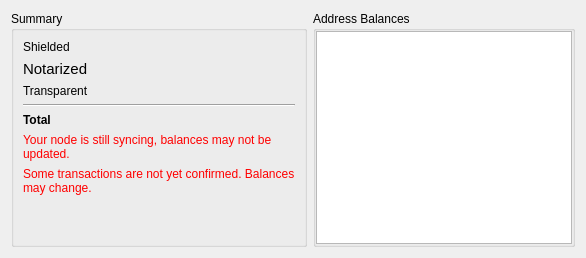
      <widget class="QWidget" name="tab">
       <attribute name="title">
        <string>Balance</string>
       </attribute>
       <layout class="QGridLayout" name="gridLayout_2">
        <item row="0" column="0">
         <layout class="QHBoxLayout" name="horizontalLayout_5">
          <item>
           <widget class="QGroupBox" name="groupBox">
            <property name="minimumSize">
             <size>
              <width>250</width>
              <height>0</height>
             </size>
            </property>
            <property name="title">
             <string>Summary</string>
            </property>
            <property name="flat">
             <bool>false</bool>
            </property>
            <layout class="QGridLayout" name="gridLayout">
             <item row="0" column="0">
              <layout class="QVBoxLayout" name="verticalLayout">
               <item>
                <layout class="QHBoxLayout" name="horizontalLayout">
                 <item>
                  <widget class="QLabel" name="label">
                   <property name="sizePolicy">
                    <sizepolicy hsizetype="Minimum" vsizetype="Preferred">
                     <horstretch>0</horstretch>
                     <verstretch>0</verstretch>
                    </sizepolicy>
                   </property>
                   <property name="text">
                    <string>Shielded</string>
                   </property>
                  </widget>
                 </item>
                 <item>
                  <widget class="QLabel" name="balSheilded">
                   <property name="text">
                    <string/>
                   </property>
                   <property name="alignment">
                    <set>Qt::AlignRight|Qt::AlignTrailing|Qt::AlignVCenter</set>
                   </property>
                  </widget>
                 </item>
                </layout>
               </item>
               <item>
                <layout class="QHBoxLayout" name="horizontalLayout_17">
                 <item>
                  <widget class="QLabel" name="label_15">
                   <property name="sizePolicy">
                    <sizepolicy hsizetype="Minimum" vsizetype="Preferred">
                     <horstretch>0</horstretch>
                     <verstretch>0</verstretch>
                    </sizepolicy>
                   </property>
                   <property name="font">
                    <font>
                     <pointsize>11</pointsize>
                     <kerning>true</kerning>
                    </font>
                   </property>
                   <property name="text">
                    <string>Notarized</string>
                   </property>
                  </widget>
                 </item>
                 <item>
                  <widget class="QLabel" name="balVerified">
                   <property name="font">
                    <font>
                     <pointsize>11</pointsize>
                    </font>
                   </property>
                   <property name="text">
                    <string/>
                   </property>
                   <property name="alignment">
                    <set>Qt::AlignRight|Qt::AlignTrailing|Qt::AlignVCenter</set>
                   </property>
                  </widget>
                 </item>
                </layout>
               </item>
               <item>
                <layout class="QHBoxLayout" name="horizontalLayout_2">
                 <item>
                  <widget class="QLabel" name="label_2">
                   <property name="sizePolicy">
                    <sizepolicy hsizetype="Minimum" vsizetype="Preferred">
                     <horstretch>0</horstretch>
                     <verstretch>0</verstretch>
                    </sizepolicy>
                   </property>
                   <property name="text">
                    <string>Transparent</string>
                   </property>
                  </widget>
                 </item>
                 <item>
                  <widget class="QLabel" name="balTransparent">
                   <property name="text">
                    <string/>
                   </property>
                   <property name="alignment">
                    <set>Qt::AlignRight|Qt::AlignTrailing|Qt::AlignVCenter</set>
                   </property>
                  </widget>
                 </item>
                </layout>
               </item>
               <item>
                <widget class="Line" name="line">
                 <property name="orientation">
                  <enum>Qt::Horizontal</enum>
                 </property>
                </widget>
               </item>
               <item>
                <layout class="QHBoxLayout" name="horizontalLayout_3">
                 <item>
                  <widget class="QLabel" name="label_3">
                   <property name="sizePolicy">
                    <sizepolicy hsizetype="Minimum" vsizetype="Preferred">
                     <horstretch>0</horstretch>
                     <verstretch>0</verstretch>
                    </sizepolicy>
                   </property>
                   <property name="font">
                    <font>
                     <weight>75</weight>
                     <bold>true</bold>
                    </font>
                   </property>
                   <property name="text">
                    <string>Total</string>
                   </property>
                  </widget>
                 </item>
                 <item>
                  <widget class="QLabel" name="balTotal">
                   <property name="font">
                    <font>
                     <weight>75</weight>
                     <bold>true</bold>
                    </font>
                   </property>
                   <property name="text">
                    <string/>
                   </property>
                   <property name="alignment">
                    <set>Qt::AlignRight|Qt::AlignTrailing|Qt::AlignVCenter</set>
                   </property>
                  </widget>
                 </item>
                </layout>
               </item>
               <item>
                <widget class="QLabel" name="lblSyncWarning">
                 <property name="styleSheet">
                  <string notr="true">color:red;</string>
                 </property>
                 <property name="text">
                  <string>Your node is still syncing, balances may not be updated.</string>
                 </property>
                 <property name="wordWrap">
                  <bool>true</bool>
                 </property>
                </widget>
               </item>
               <item>
                <widget class="QLabel" name="unconfirmedWarning">
                 <property name="sizePolicy">
                  <sizepolicy hsizetype="Minimum" vsizetype="Preferred">
                   <horstretch>0</horstretch>
                   <verstretch>0</verstretch>
                  </sizepolicy>
                 </property>
                 <property name="styleSheet">
                  <string notr="true">color: red;</string>
                 </property>
                 <property name="text">
                  <string>Some transactions are not yet confirmed. Balances may change.</string>
                 </property>
                 <property name="wordWrap">
                  <bool>true</bool>
                 </property>
                </widget>
               </item>
               <item>
                <spacer name="verticalSpacer">
                 <property name="orientation">
                  <enum>Qt::Vertical</enum>
                 </property>
                 <property name="sizeHint" stdset="0">
                  <size>
                   <width>20</width>
                   <height>40</height>
                  </size>
                 </property>
                </spacer>
               </item>
              </layout>
             </item>
            </layout>
           </widget>
          </item>
          <item>
           <widget class="QGroupBox" name="groupBox_2">
            <property name="sizePolicy">
             <sizepolicy hsizetype="Expanding" vsizetype="Preferred">
              <horstretch>0</horstretch>
              <verstretch>0</verstretch>
             </sizepolicy>
            </property>
            <property name="title">
             <string>Address Balances</string>
            </property>
            <layout class="QHBoxLayout" name="horizontalLayout_4">
             <property name="spacing">
              <number>6</number>
             </property>
             <property name="leftMargin">
              <number>0</number>
             </property>
             <property name="topMargin">
              <number>0</number>
             </property>
             <property name="rightMargin">
              <number>0</number>
             </property>
             <property name="bottomMargin">
              <number>0</number>
             </property>
             <item>
              <widget class="QTableView" name="balancesTable">
               <property name="selectionMode">
                <enum>QAbstractItemView::SingleSelection</enum>
               </property>
               <property name="selectionBehavior">
                <enum>QAbstractItemView::SelectRows</enum>
               </property>
               <property name="cornerButtonEnabled">
                <bool>false</bool>
               </property>
               <attribute name="horizontalHeaderShowSortIndicator" stdset="0">
                <bool>false</bool>
               </attribute>
               <attribute name="horizontalHeaderStretchLastSection">
                <bool>true</bool>
               </attribute>
               <attribute name="verticalHeaderVisible">
                <bool>false</bool>
               </attribute>
              </widget>
             </item>
            </layout>
           </widget>
          </item>
         </layout>
        </item>
       </layout>
      </widget>
